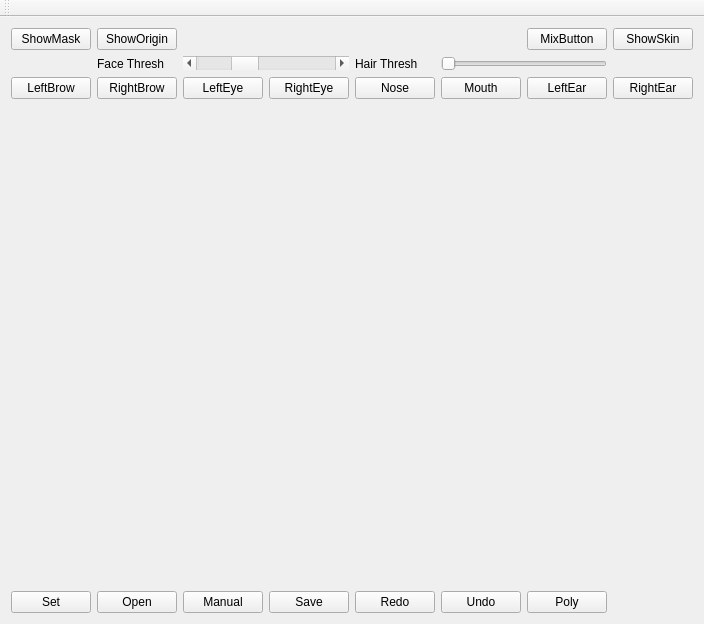
<?xml version="1.0" encoding="UTF-8"?>
<ui version="4.0">
 <class>MainWindow</class>
 <widget class="QMainWindow" name="MainWindow">
  <property name="geometry">
   <rect>
    <x>0</x>
    <y>0</y>
    <width>662</width>
    <height>620</height>
   </rect>
  </property>
  <property name="sizePolicy">
   <sizepolicy hsizetype="Fixed" vsizetype="Fixed">
    <horstretch>0</horstretch>
    <verstretch>0</verstretch>
   </sizepolicy>
  </property>
  <property name="windowTitle">
   <string>MainWindow</string>
  </property>
  <widget class="QWidget" name="centralWidget">
   <layout class="QGridLayout" name="gridLayout_2">
    <item row="0" column="0">
     <layout class="QGridLayout" name="gridLayout">
      <item row="0" column="1">
       <widget class="QPushButton" name="pushShowOriginButton">
        <property name="text">
         <string>ShowOrigin</string>
        </property>
       </widget>
      </item>
      <item row="0" column="7">
       <widget class="QPushButton" name="pushSkinButton">
        <property name="text">
         <string>ShowSkin</string>
        </property>
       </widget>
      </item>
      <item row="4" column="1">
       <widget class="QPushButton" name="openPushButton">
        <property name="text">
         <string>Open</string>
        </property>
       </widget>
      </item>
      <item row="2" column="0">
       <widget class="QPushButton" name="pushLBrowButton">
        <property name="text">
         <string>LeftBrow</string>
        </property>
       </widget>
      </item>
      <item row="2" column="2">
       <widget class="QPushButton" name="pushLEyeButton">
        <property name="text">
         <string>LeftEye</string>
        </property>
       </widget>
      </item>
      <item row="0" column="0">
       <widget class="QPushButton" name="pushShowMaskButton">
        <property name="text">
         <string>ShowMask</string>
        </property>
       </widget>
      </item>
      <item row="2" column="1">
       <widget class="QPushButton" name="pushRBrowButton">
        <property name="text">
         <string>RightBrow</string>
        </property>
       </widget>
      </item>
      <item row="4" column="6">
       <widget class="QPushButton" name="contourModelPushButton">
        <property name="text">
         <string>Poly</string>
        </property>
       </widget>
      </item>
      <item row="2" column="5">
       <widget class="QPushButton" name="pushMouthButton">
        <property name="text">
         <string>Mouth</string>
        </property>
       </widget>
      </item>
      <item row="3" column="0" colspan="8">
       <widget class="QLabel" name="label">
        <property name="sizePolicy">
         <sizepolicy hsizetype="Fixed" vsizetype="Fixed">
          <horstretch>0</horstretch>
          <verstretch>0</verstretch>
         </sizepolicy>
        </property>
        <property name="minimumSize">
         <size>
          <width>640</width>
          <height>480</height>
         </size>
        </property>
        <property name="sizeIncrement">
         <size>
          <width>1</width>
          <height>1</height>
         </size>
        </property>
        <property name="text">
         <string/>
        </property>
       </widget>
      </item>
      <item row="4" column="4">
       <widget class="QPushButton" name="redoPushButton">
        <property name="text">
         <string>Redo</string>
        </property>
       </widget>
      </item>
      <item row="4" column="0">
       <widget class="QPushButton" name="setPushButton">
        <property name="text">
         <string>Set</string>
        </property>
       </widget>
      </item>
      <item row="2" column="6">
       <widget class="QPushButton" name="pushLEarButton">
        <property name="text">
         <string>LeftEar</string>
        </property>
       </widget>
      </item>
      <item row="2" column="7">
       <widget class="QPushButton" name="pushREarButton">
        <property name="text">
         <string>RightEar</string>
        </property>
       </widget>
      </item>
      <item row="2" column="3">
       <widget class="QPushButton" name="pushREyeButton">
        <property name="text">
         <string>RightEye</string>
        </property>
       </widget>
      </item>
      <item row="2" column="4">
       <widget class="QPushButton" name="pushNoseButton">
        <property name="text">
         <string>Nose</string>
        </property>
       </widget>
      </item>
      <item row="4" column="5">
       <widget class="QPushButton" name="undoPushButton">
        <property name="cursor">
         <cursorShape>PointingHandCursor</cursorShape>
        </property>
        <property name="text">
         <string>Undo</string>
        </property>
       </widget>
      </item>
      <item row="4" column="2">
       <widget class="QPushButton" name="autoPushButton">
        <property name="text">
         <string>Manual</string>
        </property>
       </widget>
      </item>
      <item row="4" column="3">
       <widget class="QPushButton" name="savePushButton">
        <property name="text">
         <string>Save</string>
        </property>
       </widget>
      </item>
      <item row="4" column="7">
       <widget class="QLabel" name="frameshowLabel">
        <property name="text">
         <string/>
        </property>
       </widget>
      </item>
      <item row="0" column="6">
       <widget class="QPushButton" name="pushMixButton">
        <property name="text">
         <string>MixButton</string>
        </property>
       </widget>
      </item>
      <item row="1" column="2" colspan="2">
       <widget class="QScrollBar" name="horizontalScrollBar">
        <property name="minimum">
         <number>4</number>
        </property>
        <property name="maximum">
         <number>150</number>
        </property>
        <property name="singleStep">
         <number>5</number>
        </property>
        <property name="value">
         <number>50</number>
        </property>
        <property name="orientation">
         <enum>Qt::Horizontal</enum>
        </property>
       </widget>
      </item>
      <item row="1" column="5" colspan="2">
       <widget class="QSlider" name="horizontalSlider">
        <property name="minimum">
         <number>0</number>
        </property>
        <property name="maximum">
         <number>100</number>
        </property>
        <property name="pageStep">
         <number>5</number>
        </property>
        <property name="orientation">
         <enum>Qt::Horizontal</enum>
        </property>
       </widget>
      </item>
      <item row="1" column="4">
       <widget class="QLabel" name="label_2">
        <property name="enabled">
         <bool>true</bool>
        </property>
        <property name="text">
         <string>Hair Thresh</string>
        </property>
       </widget>
      </item>
      <item row="1" column="1">
       <widget class="QLabel" name="label_3">
        <property name="text">
         <string>Face Thresh</string>
        </property>
       </widget>
      </item>
     </layout>
    </item>
   </layout>
  </widget>
  <widget class="QMenuBar" name="menuBar">
   <property name="geometry">
    <rect>
     <x>0</x>
     <y>0</y>
     <width>662</width>
     <height>21</height>
    </rect>
   </property>
  </widget>
  <widget class="QToolBar" name="mainToolBar">
   <attribute name="toolBarArea">
    <enum>TopToolBarArea</enum>
   </attribute>
   <attribute name="toolBarBreak">
    <bool>false</bool>
   </attribute>
  </widget>
 </widget>
 <layoutdefault spacing="6" margin="11"/>
 <resources/>
 <connections/>
</ui>
